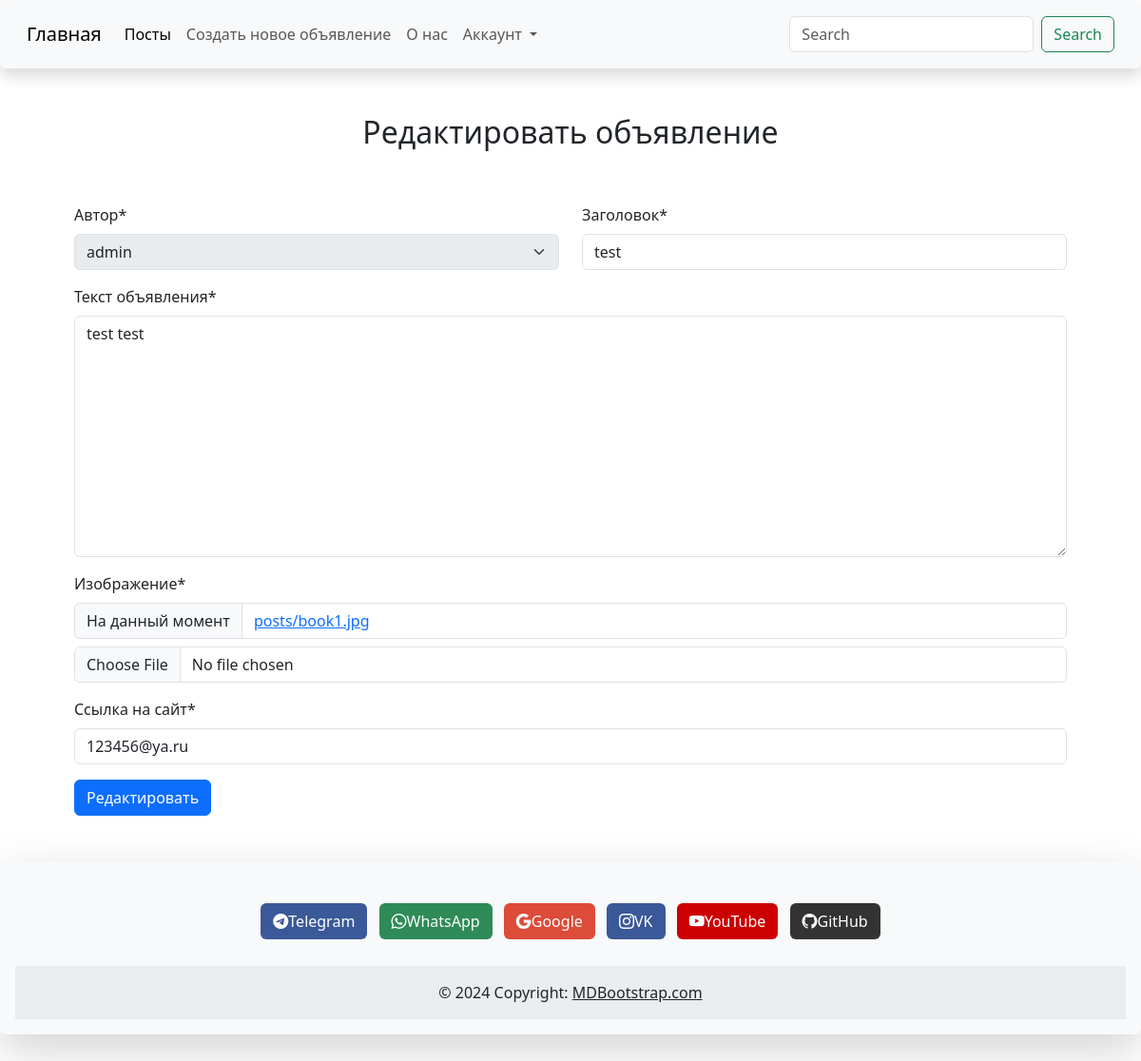
Before: /board/posts/1/edit/ (signed in) with the older database file.
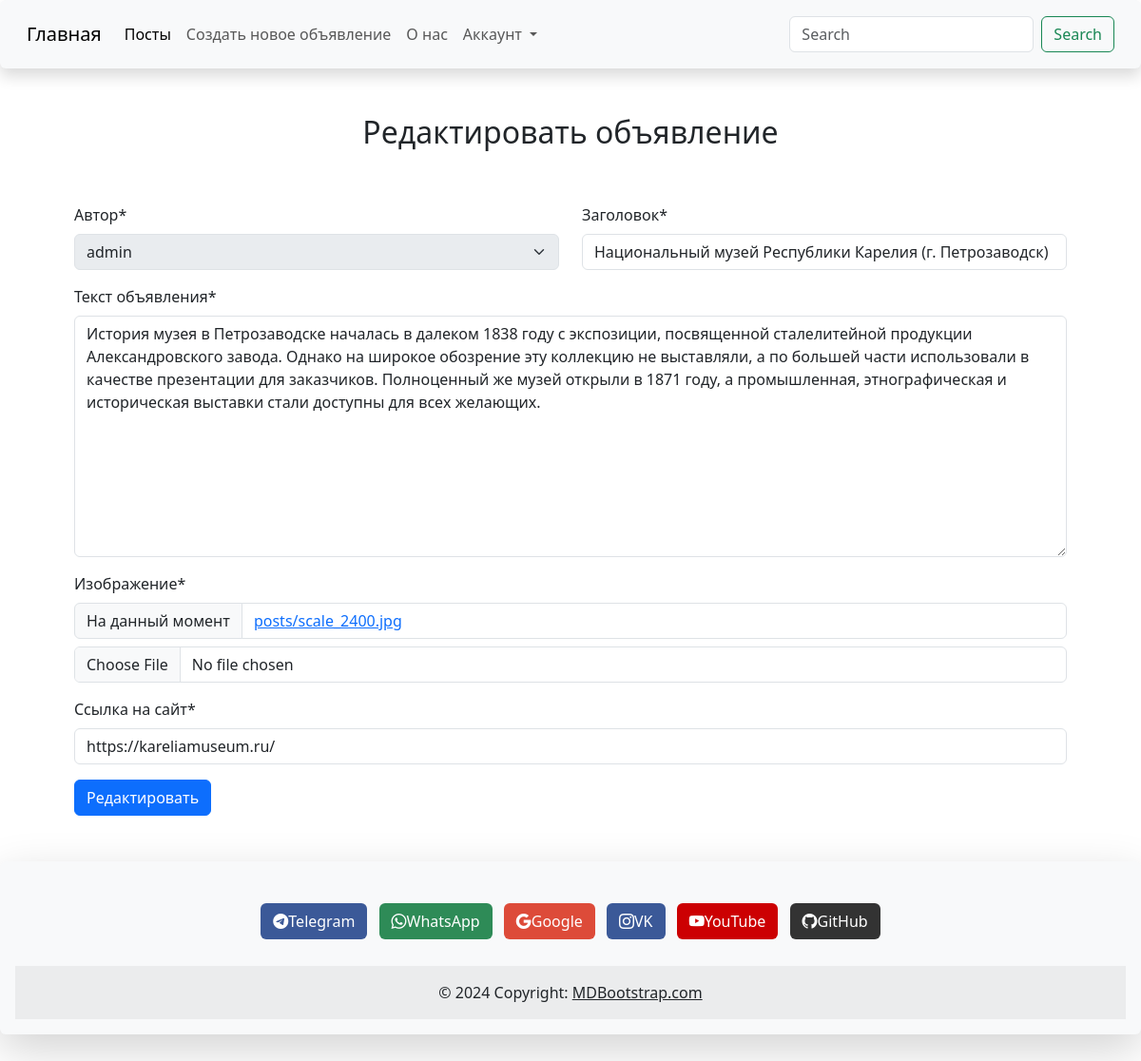
After: the same page with the newer database file.
### board/models.py (models this page shows, shortened)
class Post(models.Model):
    author = models.ForeignKey(User, on_delete=models.CASCADE, verbose_name='Автор')
    title = models.CharField(max_length=200, verbose_name='Заголовок')
    text = models.TextField(max_length=500, verbose_name='Текст объявления')
    created_at = models.DateTimeField(default=timezone.now, verbose_name='Опубликовано',
                                      editable=False)  # Параметр 'editable' отключает возможность для редактирования
    url_adders = models.CharField(max_length=150, verbose_name='Ссылка на сайт')
    image = models.ImageField(upload_to='posts/', null=True, verbose_name='Изображение')
    slug = models.SlugField(max_length=200, unique=True, editable=False, null=True)
    class Meta:  # Настроечный класс
        verbose_name = 'Объявление'
        verbose_name_plural = 'Объявления'
    def __str__(self):
        return self.title

### board/views.py (the view)
# urls.py: path('posts/<int:pk>/edit/', post_edit, name='post_edit'),
@login_required
def post_edit(request, pk):
    post = get_object_or_404(Post, pk=pk)  # получить объект по ключу
    print(post, type(post))
    if request.method == 'POST':
        form = PostForm(data=request.POST, instance=post, author=request.user)
        if form.is_valid():
            form.save()
            return post_list(request)
    else:
        form = PostForm(instance=post, author=request.user)
    context = {
            'form': form,
            'title': 'Редактировать объявление'
        }
    return render(request, template_name='board/post_edit.html', context=context)

### board/forms.py
class PostForm(forms.ModelForm):
    def __init__(self, *args, **kwargs):
        author = kwargs.pop('author', None)
        super(PostForm, self).__init__(*args, **kwargs)
        if author:
            self.fields['author'].initial = author
            self.fields['author'].disabled = True
        self.fields['author'].widget.attrs['placeholder'] = 'Укажите автора'
        self.fields['title'].widget.attrs['placeholder'] = 'Укажите заголовок'
        self.fields['text'].widget.attrs['placeholder'] = 'Текст объявления'
        self.fields['image'].widget.attrs['placeholder'] = 'Фотография'
        self.fields['url_adders'].widget.attrs['placeholder'] = 'Укажите email'
    class Meta:
        model = Post
        fields = ['author', 'title', 'text', 'image', 'url_adders']  # так правильнее всего

### board/templates/board/post_edit.html (shortened to what this page needs)
{% extends 'board/base.html' %}
{% load crispy_forms_tags %}
{% block content %}
<h2 style="text-align: center;">Редактировать объявление</h2>
<form action="" method="post" enctype="multipart/form-data">
    <div class="container p-5">
      <form action="" method="post" enctype="multipart/form-data">
          <div class="row">
            <div class="col-lg-6 col-md-12">
               {{form.author|as_crispy_field}}
            </div>
            <div class="col-lg-6 col-md-12">
              {{form.title|as_crispy_field}}
            </div>
          </div>
          <div class="row">
              {{form.text|as_crispy_field}}
          </div>
          <div class="row">
              {{form.image|as_crispy_field}}
          </div>
             <div class="row">
              {{form.url_adders|as_crispy_field}}
          </div>
          <button type="submit" class="btn btn-primary">Редактировать</button>
          </form>
      </div>
</form>
    {% endblock content %}

Changed rows visible on the page:
changed Post "admin": title "test" → "Национальный музей Республики Карелия (г. Петрозаводск)"; text "test test" → "История музея в Петрозаводске началась в далеком 1838 году с экспозиции, посвященной сталелитейной продукции Александровского завода. Однако на широкое обозрение эту коллекцию не выставляли, а по большей части использовали в качестве презентации для заказчиков. Полноценный же музей открыли в 1871 году, а промышленная, этнографическая и историческая выставки стали доступны для всех желающих."; url_adders "123456@ya.ru" → "https://kareliamuseum.ru/"
Other visible differences:
text no longer shown: "Изображение * На данный момент posts/book1.jpg"
text now shown: "Изображение * На данный момент posts/scale_2400.jpg"
